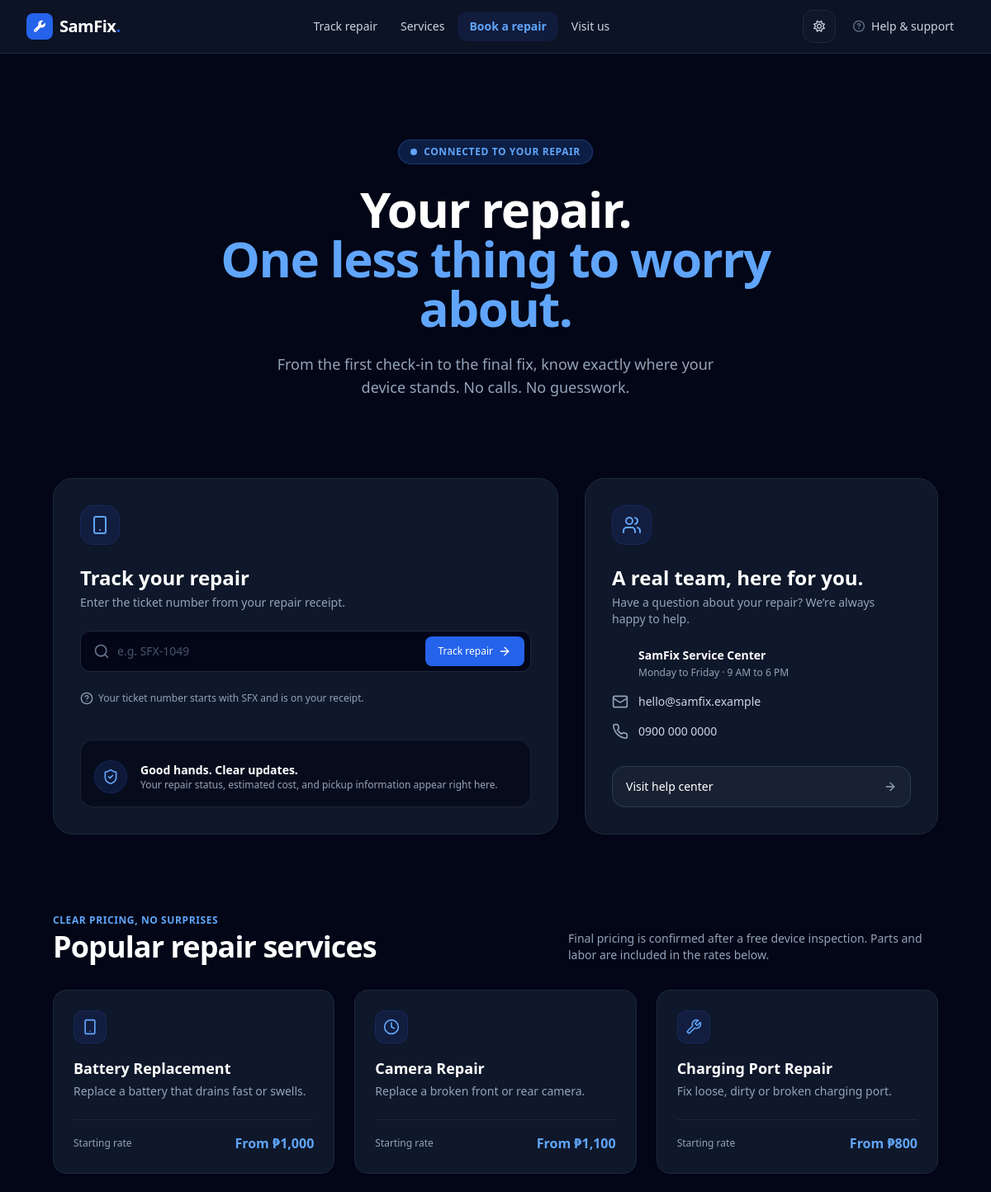
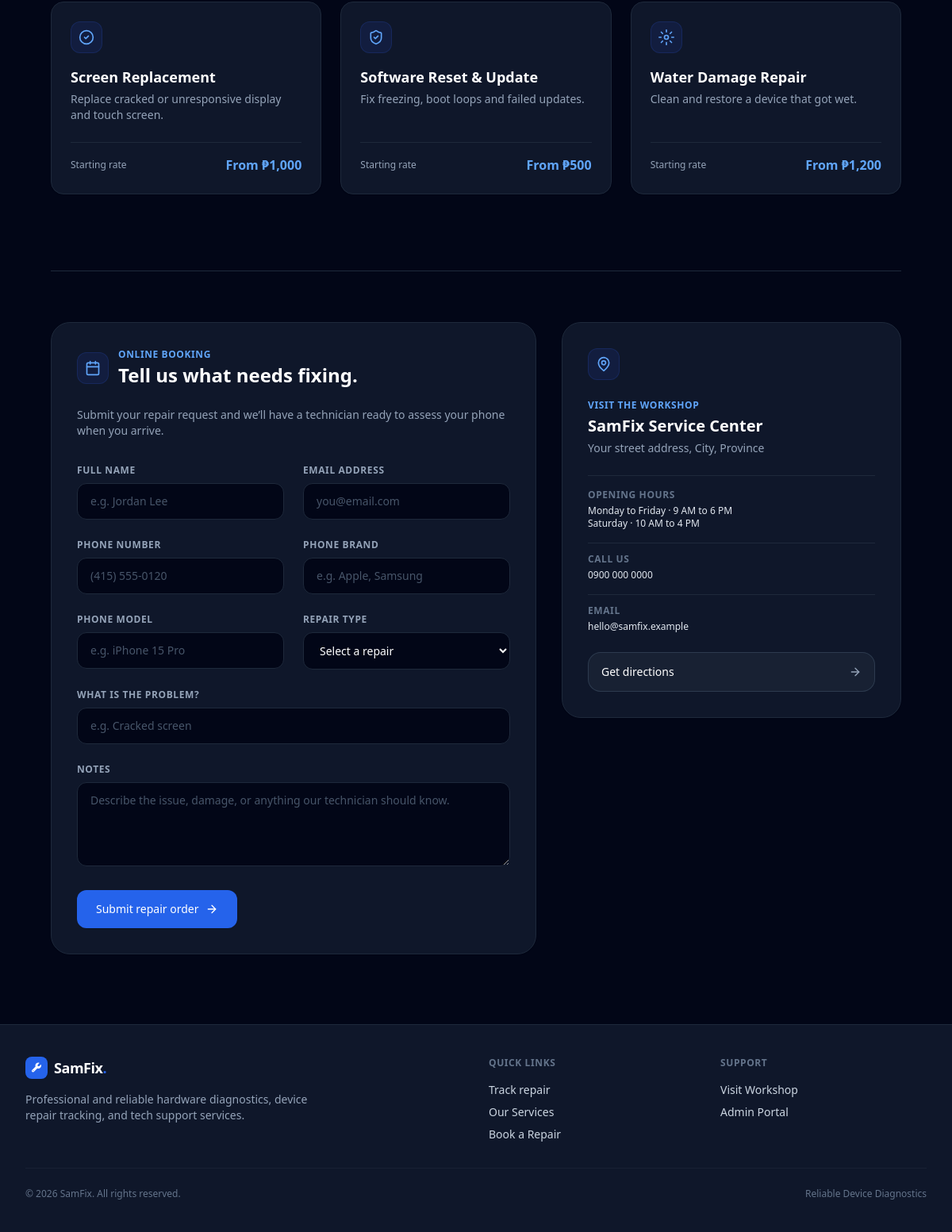
The page / on the database its author committed (2 pictures, top to bottom).
### tables this page shows
CREATE TABLE services (
  service_id   INT UNSIGNED AUTO_INCREMENT PRIMARY KEY,
  service_name VARCHAR(100)  NOT NULL,
  description  TEXT,
  base_price   DECIMAL(10,2) NOT NULL DEFAULT 0.00
);

### index.php (the view, shortened to what the rows shown need)
<?php
require_once __DIR__ . '/includes/db.php';
require_once __DIR__ . '/includes/helpers.php';
$services  = [];
$error     = '';
$cur       = '₱';
try {
    $services = $pdo->query('SELECT service_id, service_name, description, base_price FROM services ORDER BY service_name')->fetchAll();
} catch (PDOException $e) {
    error_log('index.php services: ' . $e->getMessage());
    $error = 'Sorry, we could not load the services right now.';
}
$serviceIcons = ['smartphone', 'clock', 'wrench', 'check-circle', 'shield-check', 'settings'];
$card  = 'bg-white dark:bg-slate-900 border border-slate-200 dark:border-slate-800';
$chip  = 'bg-blue-50 dark:bg-blue-950/50 text-blue-600 dark:text-blue-400 border border-blue-100 dark:border-blue-900/40 flex items-center justify-center';
require __DIR__ . '/includes/header.php';
?>
<div class="space-y-16 sm:space-y-24 max-w-7xl mx-auto px-4 sm:px-6 lg:px-8 py-8 sm:py-12">
    <section class="text-center max-w-3xl mx-auto space-y-4 sm:space-y-6 pt-4">
        <h1 class="text-4xl sm:text-5xl lg:text-6xl font-extrabold tracking-tight text-slate-900 dark:text-white leading-tight">
            Your repair.<br><span class="text-blue-600 dark:text-blue-400">One less thing to worry about.</span>
        </h1>
    </section>
    <section id="track" class="grid grid-cols-1 lg:grid-cols-12 gap-8 scroll-mt-24">
        <div class="lg:col-span-7 <?= $card ?> rounded-3xl p-6 sm:p-8 shadow-sm flex flex-col justify-between">
            <div class="space-y-6">
                <div class="w-12 h-12 rounded-2xl <?= $chip ?> shadow-sm"><?= icon('smartphone', 'w-6 h-6') ?></div>
                <div>
                    <h2 class="text-2xl font-bold text-slate-900 dark:text-white">Track your repair</h2>
                </div>
            </div>
        </div>
        <div class="lg:col-span-5 <?= $card ?> rounded-3xl p-6 sm:p-8 shadow-sm flex flex-col justify-between">
            <div class="space-y-6">
                <div>
                    <h2 class="text-2xl font-bold text-slate-900 dark:text-white">A real team, here for you.</h2>
                </div>
            </div>
        </div>
    </section>
    <section id="services" class="scroll-mt-16">
        <div class="mb-8 flex flex-col md:flex-row md:items-end justify-between gap-4">
            <div>
                <h2 class="text-3xl sm:text-4xl font-extrabold tracking-tight text-slate-900 dark:text-white">Popular repair services</h2>
            </div>
        </div>
        <?php if ($error): ?>
            <p class="rounded-xl border border-red-200 dark:border-red-900 bg-red-50 dark:bg-red-950/60 p-4 text-red-700 dark:text-red-300 text-sm"><?= e($error) ?></p>
        <?php else: ?>
            <div class="grid gap-6 sm:grid-cols-2 lg:grid-cols-3">
                <?php foreach ($services as $i => $s): ?>
                <article class="<?= $card ?> rounded-2xl p-6 flex flex-col justify-between hover:border-slate-300 dark:hover:border-slate-700 transition shadow-sm">
                    <div>
                        <div class="w-10 h-10 rounded-xl <?= $chip ?> mb-4"><?= icon($serviceIcons[$i % count($serviceIcons)], 'w-5 h-5') ?></div>
                        <h3 class="text-lg font-bold text-slate-900 dark:text-white mb-1"><?= e($s['service_name']) ?></h3>
                        <p class="text-xs sm:text-sm text-slate-600 dark:text-slate-400 leading-relaxed mb-6"><?= e($s['description']) ?></p>
                    </div>
                    <div class="flex items-center justify-between pt-4 border-t border-slate-100 dark:border-slate-800">
                        <span class="text-xs text-slate-400">Starting rate</span>
                        <span class="text-blue-600 dark:text-blue-400 font-bold text-base">From <?= $cur . number_format((float)$s['base_price'], 0) ?></span>
                    </div>
                </article>
                <?php endforeach; ?>
            </div>
        <?php endif; ?>
    </section>
    <section id="booking" class="scroll-mt-16 border-t border-slate-200 dark:border-slate-800 pt-16">
        <div class="grid items-start gap-8 lg:grid-cols-12">
            <div class="lg:col-span-7 <?= $card ?> rounded-3xl p-6 sm:p-8 shadow-sm">
                <div class="mb-6 flex items-center gap-3">
                    <div>
                        <h2 class="text-2xl font-bold text-slate-900 dark:text-white">Tell us what needs fixing.</h2>
                    </div>
                </div>
            </div>
        </div>
    </section>
</div>
<?php require __DIR__ . '/includes/footer.php'; ?>

### includes/helpers.php (shortened to what the rows shown need)
<?php
function e($value): string
{
    return htmlspecialchars((string) $value, ENT_QUOTES, 'UTF-8');
}
function icon(string $name, string $class = 'w-5 h-5'): string
{
    static $paths = [
        'wrench'       => '<path d="M14.7 6.3a1 1 0 0 0 0 1.4l1.6 1.6a1 1 0 0 0 1.4 0l3.77-3.77a6 6 0 0 1-7.94 7.94l-6.91 6.91a2.12 2.12 0 0 1-3-3l6.91-6.91a6 6 0 0 1 7.94-7.94l-3.76 3.76z"/>',
        'smartphone'   => '<rect width="14" height="20" x="5" y="2" rx="2" ry="2"/><path d="M12 18h.01"/>',
        'clock'        => '<circle cx="12" cy="12" r="10"/><polyline points="12 6 12 12 16 14"/>',
        'check-circle' => '<circle cx="12" cy="12" r="10"/><path d="m9 12 2 2 4-4"/>',
        'shield-check' => '<path d="M20 13c0 5-3.5 7.5-7.66 8.95a1 1 0 0 1-.67-.01C7.5 20.5 4 18 4 13V6a1 1 0 0 1 1-1c2 0 4.5-1.2 6.24-2.72a1.17 1.17 0 0 1 1.52 0C14.51 3.81 17 5 19 5a1 1 0 0 1 1 1z"/><path d="m9 12 2 2 4-4"/>',
        'settings'     => '<circle cx="12" cy="12" r="3"/><path d="M12 1v3M12 20v3M4.2 4.2l2.1 2.1M17.7 17.7l2.1 2.1M1 12h3M20 12h3M4.2 19.8l2.1-2.1M17.7 6.3l2.1-2.1"/>',
        'search'       => '<circle cx="11" cy="11" r="8"/><path d="m21 21-4.3-4.3"/>',
        'users'        => '<path d="M16 21v-2a4 4 0 0 0-4-4H6a4 4 0 0 0-4 4v2"/><circle cx="9" cy="7" r="4"/><path d="M22 21v-2a4 4 0 0 0-3-3.87"/><path d="M16 3.13a4 4 0 0 1 0 7.75"/>',
        'calendar'     => '<rect width="18" height="18" x="3" y="4" rx="2"/><path d="M16 2v4M8 2v4M3 10h18"/>',
        'map-pin'      => '<path d="M20 10c0 6-8 12-8 12s-8-6-8-12a8 8 0 0 1 16 0Z"/><circle cx="12" cy="10" r="3"/>',
        'mail'         => '<rect width="20" height="16" x="2" y="4" rx="2"/><path d="m22 7-8.97 5.7a1.94 1.94 0 0 1-2.06 0L2 7"/>',
        'phone'        => '<path d="M22 16.92v3a2 2 0 0 1-2.18 2 19.79 19.79 0 0 1-8.63-3.07 19.5 19.5 0 0 1-6-6 19.79 19.79 0 0 1-3.07-8.67A2 2 0 0 1 4.11 2h3a2 2 0 0 1 2 1.72 12.84 12.84 0 0 0 .7 2.81 2 2 0 0 1-.45 2.11L8.09 9.91a16 16 0 0 0 6 6l1.27-1.27a2 2 0 0 1 2.11-.45 12.84 12.84 0 0 0 2.81.7A2 2 0 0 1 22 16.92z"/>',
        'help-circle'  => '<circle cx="12" cy="12" r="10"/><path d="M9.09 9a3 3 0 0 1 5.83 1c0 2-3 3-3 3"/><path d="M12 17h.01"/>',
        'arrow-right'  => '<path d="M5 12h14"/><path d="m12 5 7 7-7 7"/>',
    ];
    $inner = $paths[$name] ?? '';
    return '<svg xmlns="http://www.w3.org/2000/svg" viewBox="0 0 24 24" fill="none" stroke="currentColor" '
         . 'stroke-width="2" stroke-linecap="round" stroke-linejoin="round" class="' . e($class) . '" aria-hidden="true">'
         . $inner . '</svg>';
}

### rows shown on the page
services: service_name "Battery Replacement", description "Replace a battery that drains fast or swells.", base_price "1,000"
services: service_name "Camera Repair", description "Replace a broken front or rear camera.", base_price "1,100"
services: service_name "Charging Port Repair", description "Fix loose, dirty or broken charging port.", base_price "800"
services: service_name "Screen Replacement", description "Replace cracked or unresponsive display and touch screen.", base_price "1,000"
services: service_name "Software Reset & Update", description "Fix freezing, boot loops and failed updates.", base_price "500"
services: service_name "Water Damage Repair", description "Clean and restore a device that got wet.", base_price "1,200"

### other values the page prints
APP_NAME "SamFix"
$shop['name'] "SamFix Service Center"
$shop['hours'][0] "Monday to Friday · 9 AM to 6 PM"
$shop['email'] "hello@samfix.example"
$shop['phone'] "0900 000 0000"
$l "FULL NAME"
$l "EMAIL ADDRESS"
$l "PHONE NUMBER"
$l "PHONE BRAND"
$l "PHONE MODEL"
$shop['address'] "Your street address, City, Province"
$h "Monday to Friday · 9 AM to 6 PM"
$h "Saturday · 10 AM to 4 PM"
